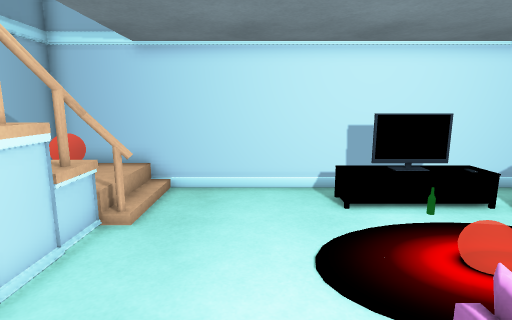
view 1 (above)

13 first-person views from a walk through a Unity game level. The camera is 1.5 m above the floor, tilts 10° down and sees 80° across. The floor is counted in squares, 0.5 m on a side. Each view is taken from the middle of a square. On the plan, view 1 faces up. The plan holds only what a view shows up to about 20 squares ahead; the rest is blank. The place goes on beyond the plan. The player character is not drawn. Door leaves are left out, so doorways stand open. Some surface patterns are stand-ins.

view 2
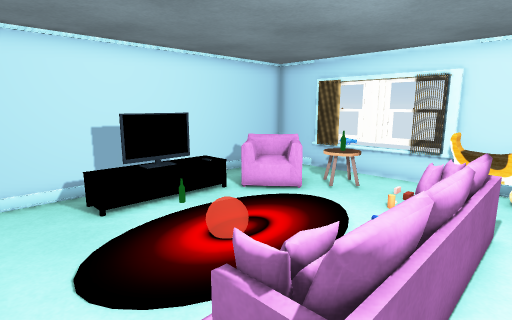

view 3
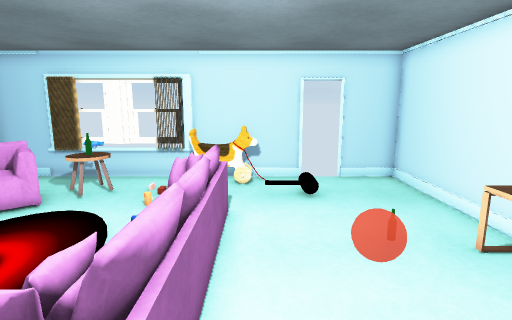

view 4
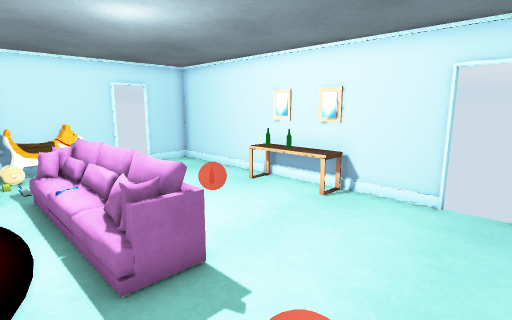

view 5
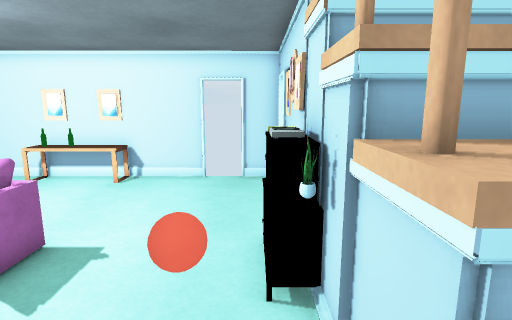

view 6
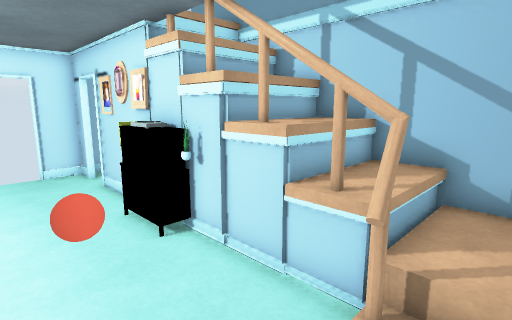

view 7
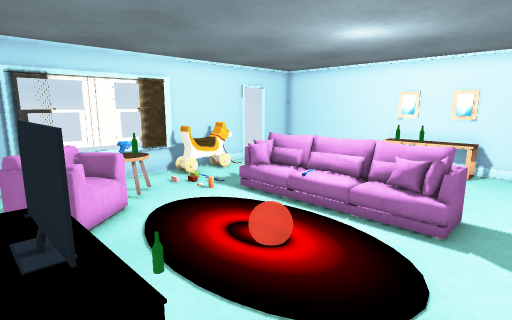

view 8
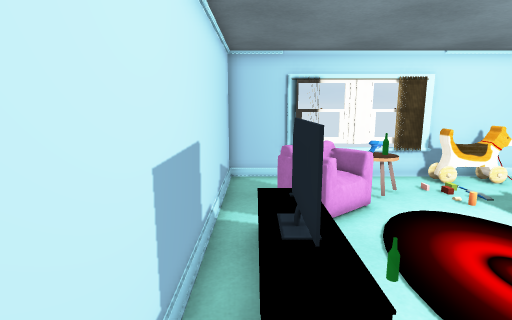

view 9
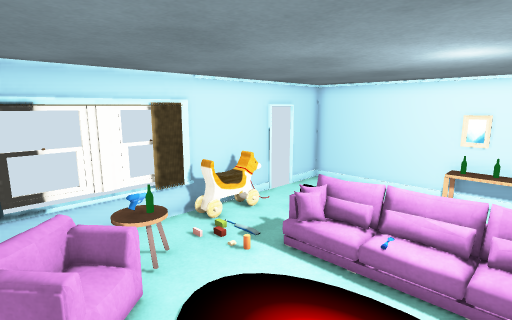

view 10
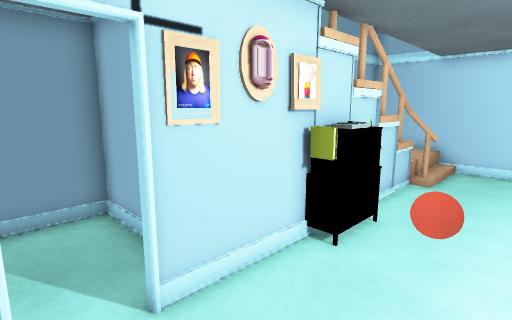

view 11
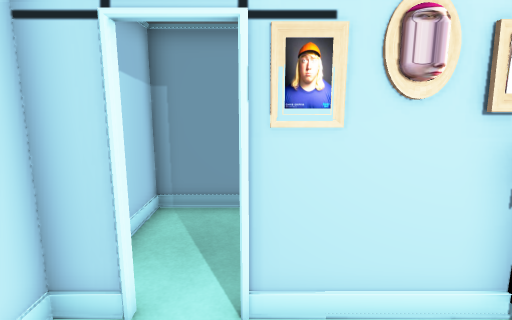

view 12
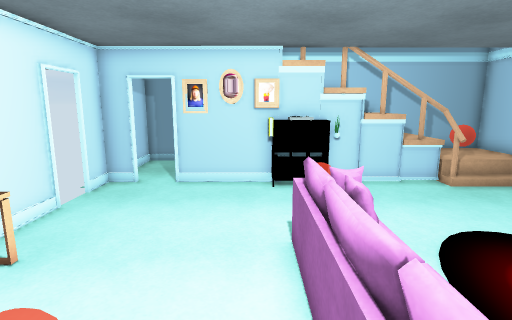

view 13
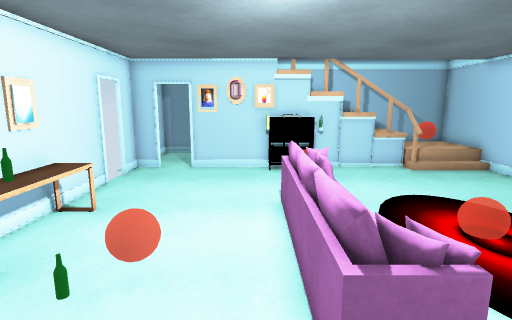

### Floor plan
Key: @ floor where view 1 was taken; # wall or solid block; . main floor; : floor 0.5 m higher than the main floor; + floor 0.75 m higher than the main floor; * floor 1.25 m higher than the main floor; % floor 1.75 m higher than the main floor; / step, stairs or slope; D open door; C carpet; S sofa; A armchair; G gun; T table; P plant; B books; O other object.
Columns run from 9 left of view 1 to 13 right of it. Each row starts with its distance up from view 1.
 11   #####################
 10   # ://...../////.....#
  9   # ///.....:OOOOAA...#
  8   #::OO..........AAA..#
  7   #++O............AA..#
  6   #+ #...... C   .. G.#
  5   #* #.....  CC  ..TT.#
  4   #%##.......   ......#
  3   #  PO..............O#
  2   #  OO  ..OOOOOOS...O#
  1   #  OB....SSSSSSS...O#
  0   #  #...@...........O#
 -1   #  #............./..#
 -2 ###  #............./..D
 -3 #....#................D
 -4 #.....................#
 -5 #....#.....TTT  ......#
 -6 #######DD##############

Where each view was taken, in squares from view 1:
view 1: 0 up, 0 right, facing up
view 2: 0 up, 0 right, facing up-right
view 3: 0 up, 0 right, facing right
view 4: 4 up, 3 left, facing down-right
view 5: 7 up, 3 left, facing down
view 6: 9 up, 0 right, facing down-left
view 7: 10 up, 0 right, facing down-right
view 8: 10 up, 0 right, facing right
view 9: 9 up, 3 right, facing down-right
view 10: 5 down, 0 right, facing up-left
view 11: 3 down, 0 right, facing left
view 12: 0 up, 8 right, facing left
view 13: 0 up, 11 right, facing left
